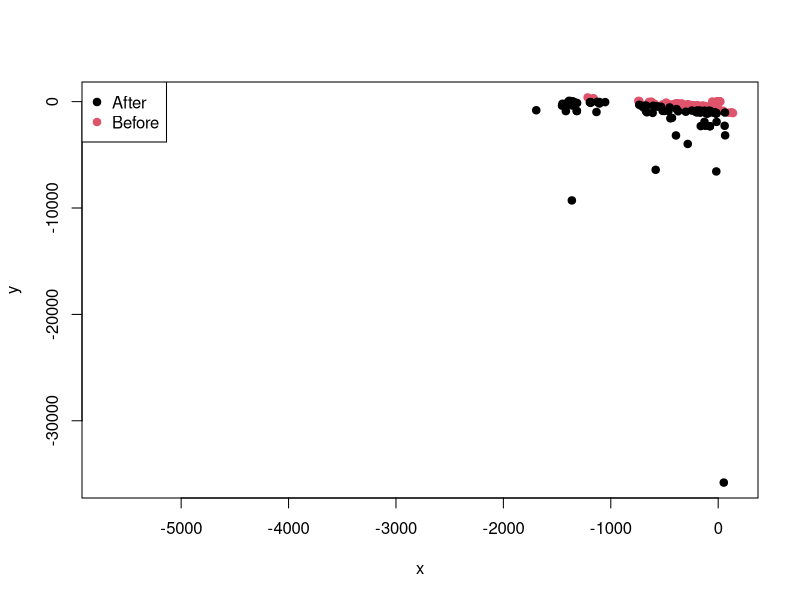

Reproduce this figure in R.
library(dplyr)

# Some global parameters for the problem
seed <- 1; 
A_y  <- 10;
B_x  <- 20;
R    <- 2;
pop_s <- 100; 
g_max <- 100;

# fitness function parameters
w <- 2;
a <- 1;

# this is the function for orientating our initial population
heuristic_function <- function(x){(((-1) * A_y * x) / B_x) + A_y}

# generate a population from the uniform distribution
initial_population_random <- function(A_y, genotype_length, number_of_genotypes){
  # return the matrix. 
  # Change 'runif' if a different distribution is wanted
  return(
    matrix(
      runif(
        genotype_length * number_of_genotypes, 
        min = 0,
        max = A_y
      ),
      nrow = genotype_length, 
      ncol = number_of_genotypes
    )
  )
}

# add in heuristically generated genotypes
initial_population_heuristic <- function(population, probability, seed, FUN_H = heuristic_function){
  return(
    apply(
      population, 2, FUN = function(x){
        return(
        ifelse(sample(
          # decide whether to apply the heuristic method for the phenotype
          c(0, 1), size = 1, replace = FALSE, prob = c(1 - probability, probability)
        ) == 1, {
          # if yes, apply the method
          index   <- 1:length(x); 
          lapply(index, FUN = FUN_H)
          # if not, return the original genotype
        }, as.vector(x))
        )
      }
    )
  )
}

# apply the cauchy mutation operator
mutation_cauchy <- function(population, location, spread){
  change <- matrix(
    rcauchy(nrow(population) * ncol(population), location = location, scale = spread),
    ncol = ncol(population),
    nrow = nrow(population)
  );
  
  return(
    # add on a random number to each element from a cauchy distribution
    matrix(as.numeric(population) + as.numeric(change), ncol = ncol(population), nrow = nrow(population))
  )
}

# bread two genotypes
crossover_bread <- function(gen_1, gen_2){
  pivot_point <- sample(2:(length(gen_1) - 1), size = 1);
  return(
    c(gen_1[1:pivot_point], gen_2[(pivot_point + 1):length(gen_2)])
  )
}

# apply the crossover algorithm
crossover_basic <- function(population, number_of_offspring){
  # Get the people chosen for crossover
  chosen_people <- population[,sample(1:ncol(population), size = number_of_offspring * 2, replace = F)];

  offspring <- matrix(ncol = 0, nrow = nrow(population));
  # for each child needed: 
  for (genotype in 1:(ncol(chosen_people) / 2)){
    # figure out who their parents will be (already randomly sorted)
    gen1 <- chosen_people[, genotype];
    gen2 <- chosen_people[, ncol(chosen_people) + 1 - genotype];
    
    # create the child
    current_offspring <- crossover_bread(gen1, gen2) %>% matrix(ncol = 1, nrow = nrow(population));
    offspring <- cbind(offspring, current_offspring);
  }
  # return the complete list of children created
  return(cbind(population, offspring))
}

# calculate fitness array of a population
fitness_function <- function(population){
  return(apply(population, MARGIN = 2, FUN = function(x){
  x1 <- as.numeric(x[1]);
  x2 <- as.numeric(x[2]);
  
  z <- (sin(2*x1)**2)*(sin(2*x2)**2)*(exp(1)**((-((x1 + x2)/1.5)))); 
  return(as.numeric(z))
  }))
}

# perform selection
selection <- function(population, number_to_remove){
  return(population[, order(fitness_function(population))][, number_to_remove:(ncol(population))])
}


original_population <- initial_population_random(A_y = A_y, genotype_length = R, number_of_genotypes = pop_s) #%>% 
                       #initial_population_heurstic(seed = 5, probability = 0.2, FUN_H = heuristic_function);

print(original_population)
for (i in 1:g_max){
  original_population <- mutation_cauchy(population = original_population, location = 0, spread = 1) %>%
                         crossover_basic(number_of_offspring = 7) %>%
                         selection(number_to_remove = 7);
  if (i == 1){
    print(mean(original_population[, 1]))
    before <- original_population;
  } else if (i == 99){
    print(mean(original_population[, 1]))
    after <- original_population;
  }
}

x <- c(as.vector(before[1, ]), as.vector(after[1, ]));
y <- c(as.vector(before[2, ]), as.vector(after[2, ]));

group <- c(rep("Before", length(before)), rep("After", length(after))); 
plot(x, y,
     pch = 19,
     col = factor(group))

legend("topleft",
       legend = levels(factor(group)),
       pch = 19,
       col = factor(levels(factor(group))))

full_data <- data.frame(list(x = -5:5, y = -5:5))
